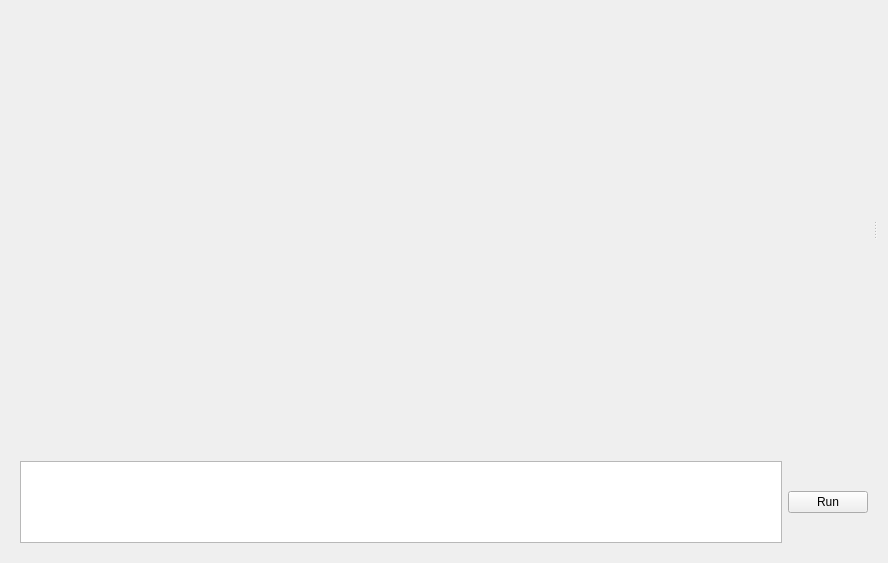
<?xml version="1.0" encoding="UTF-8"?>
<ui version="4.0">
 <class>Form</class>
 <widget class="QWidget" name="Form">
  <property name="geometry">
   <rect>
    <x>0</x>
    <y>0</y>
    <width>888</width>
    <height>563</height>
   </rect>
  </property>
  <property name="windowTitle">
   <string>Form</string>
  </property>
  <layout class="QGridLayout" name="gridLayout">
   <item row="0" column="0">
    <widget class="QSplitter" name="splitter">
     <property name="orientation">
      <enum>Qt::Horizontal</enum>
     </property>
     <widget class="Canvas" name="canvas" native="true"/>
     <widget class="QWidget" name="widget" native="true">
      <property name="sizePolicy">
       <sizepolicy hsizetype="Minimum" vsizetype="Minimum">
        <horstretch>0</horstretch>
        <verstretch>0</verstretch>
       </sizepolicy>
      </property>
      <property name="maximumSize">
       <size>
        <width>200</width>
        <height>16777215</height>
       </size>
      </property>
      <layout class="QGridLayout" name="gridLayout_2">
       <item row="0" column="1">
        <widget class="VariantWidget" name="variant" native="true"/>
       </item>
      </layout>
     </widget>
    </widget>
   </item>
   <item row="1" column="0">
    <widget class="QWidget" name="widget_2" native="true">
     <property name="maximumSize">
      <size>
       <width>16777215</width>
       <height>100</height>
      </size>
     </property>
     <layout class="QGridLayout" name="gridLayout_4">
      <item row="0" column="0">
       <widget class="QPlainTextEdit" name="expr"/>
      </item>
      <item row="0" column="1">
       <widget class="QPushButton" name="run">
        <property name="text">
         <string>Run</string>
        </property>
       </widget>
      </item>
     </layout>
    </widget>
   </item>
  </layout>
 </widget>
 <customwidgets>
  <customwidget>
   <class>Canvas</class>
   <extends>QWidget</extends>
   <header>ui.canvas</header>
   <container>1</container>
  </customwidget>
  <customwidget>
   <class>VariantWidget</class>
   <extends>QWidget</extends>
   <header location="global">ui/variantwidget</header>
   <container>1</container>
  </customwidget>
 </customwidgets>
 <resources/>
 <connections/>
</ui>
